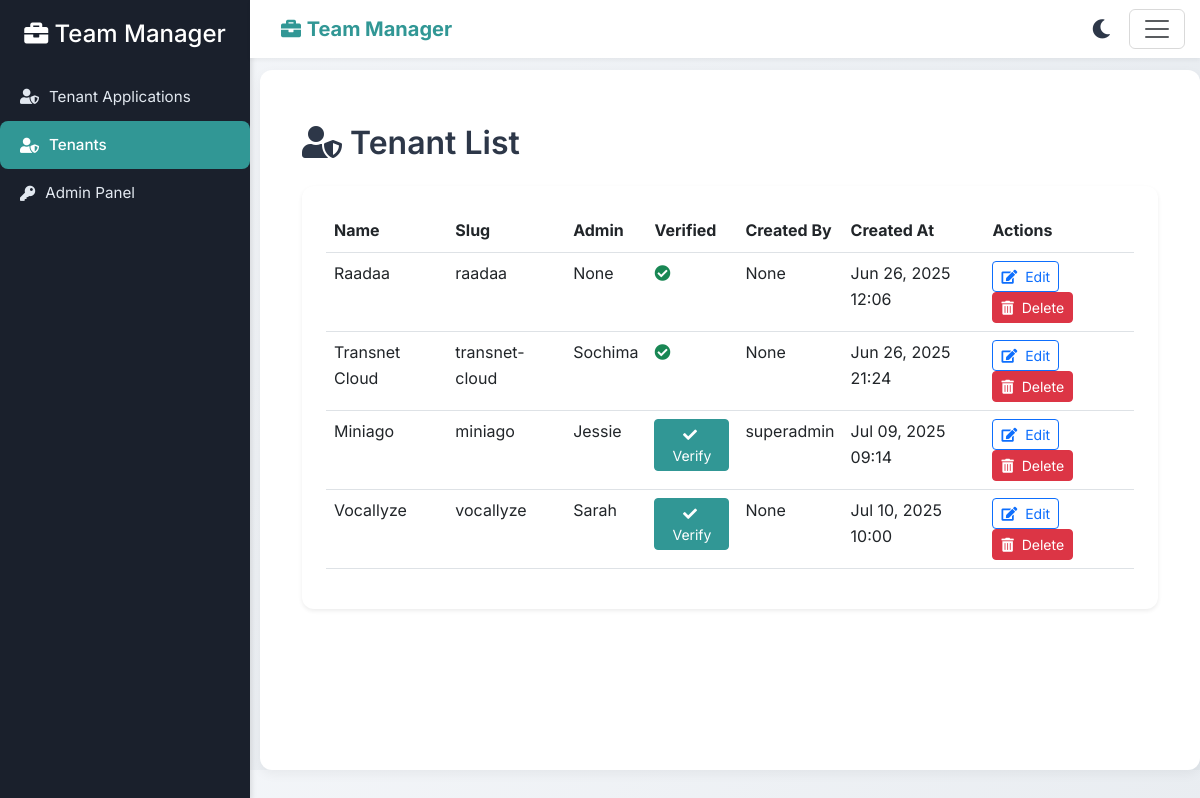
Screenshot of /tenants/list/ (signed in) with the database file from the repository.
### tenants/models.py (models this page shows, shortened)
class Tenant(models.Model):
    name = models.CharField(max_length=100, unique=True)
    slug = models.SlugField(max_length=100, unique=True)
    created_at = models.DateTimeField(auto_now_add=True)
    created_by = models.ForeignKey(
        'documents.CustomUser',
        on_delete=models.SET_NULL,
        null=True,
        blank=True,
        related_name='created_tenants'
    )
    admin = models.ForeignKey(
        'documents.CustomUser',
        on_delete=models.SET_NULL,
        null=True,
        blank=True,
        related_name='admin_tenants'
    )
    is_verified = models.BooleanField(default=False)

### documents/models.py (models this page shows, shortened)
class CustomUser(AbstractUser):
    tenant = models.ForeignKey(Tenant, on_delete=models.CASCADE, blank=True, null=True)
    roles = models.ManyToManyField(Role, blank=True)
    department = models.ForeignKey('Department', on_delete=models.SET_NULL, null=True, blank=True, related_name='members')
    teams = models.ManyToManyField('Team', blank=True, related_name='members')
    phone_number = models.CharField(max_length=15, blank=True, null=True)
    smtp_email = models.EmailField(blank=True, null=True)
    smtp_password = models.CharField(max_length=255, blank=True, null=True)  # Encrypted SMTP password
    def __str__(self):
        return self.username

### tenants/views.py (the view)
# urls.py: path('list/', tenant_list, name='tenant_list'),
@login_required
def tenant_list(request):
    if request.user.is_superuser:
        tenants = Tenant.objects.all()
    else:
        tenants = Tenant.objects.filter(
            Q(created_by=request.user) | Q(admin=request.user) | Q(customuser__id=request.user.id)
        ).distinct()
    logger.debug(f"Listed {tenants.count()} tenants for user: {request.user.username}")
    return render(request, 'tenants/tenant_list.html', {'tenants': tenants})

### documents/context_processors.py (called while the page is built)
def notification_count(request):
    print("Meer>>>>>", request)
    if request.user.is_authenticated:
        if request.user.is_superuser:
            user = CustomUser.objects.get(username=request.user.username)
        else:
            user = CustomUser.objects.get(username=request.user.username, tenant=request.tenant)
        count = UserNotification.objects.filter(user=user, dismissed=False).count()
        return {'unseen_notification_count': count}
    return {'unseen_notification_count': 0}

### tenants/templates/tenants/tenant_list.html (shortened to what this page needs)
{% extends "base.html" %}
{% load static %}
{% block content %}
<div class="container-fluid py-4">
    <h2 class="mb-4" style="font-weight: 600; color: #2d3748;">
        <i class="fas fa-user-shield me-2"></i>Tenant List
    </h2>
    <div class="card shadow-sm border-0" style="border-radius: 12px; background: #ffffff;">
        <div class="card-body p-4">
            {% if tenants %}
            <div class="table-responsive">
                <table class="table table-hover" aria-label="Tenant List Table">
                    <thead>
                        <tr style="background: #f8fafc; color: #2d3748;">
                            <th scope="col">Name</th>
                            <th scope="col">Slug</th>
                            <th scope="col">Admin</th>
                            <th scope="col">Verified</th>
                            <th scope="col">Created By</th>
                            <th scope="col">Created At</th>
                            <th scope="col">Actions</th>
                        </tr>
                    </thead>
                    <tbody>
                        {% for tenant in tenants %}
                        <tr style="transition: background-color 0.2s ease;">
                            <td>{{ tenant.name }}</td>
                            <td>{{ tenant.slug }}</td>
                            <td>{{ tenant.admin }}</td>
                            <td>
                                {% if tenant.is_verified %}
                                    <i class="fas fa-check-circle text-success" aria-hidden="true" title="Active"></i>
                                {% else %}
                                    <form action="{% url 'verify_tenant' tenant.id %}" method="POST" class="d-inline">
                                        <button type="submit" class="btn btn-primary btn-sm" title="Activate User" id="activate-{{ user.id }}">
                                            <i class="fas fa-check me-1"></i> Verify
                                        </button>
                                    </form>
                                {% endif %}
                            </td>
                            <td>{{ tenant.created_by }}</td>
                            <td>{{ tenant.created_at|date:"M d, Y H:i" }}</td>
                            <td>
                                <a href="{% url 'edit_tenant' tenant_id=tenant.id %}" class="btn btn-outline-primary btn-sm me-1" title="Edit Tenant">
                                    <i class="fas fa-edit me-1"></i> Edit
                                </a>
                                <form action="{% url 'delete_tenant' tenant_id=tenant.id %}" method="POST" class="d-inline">
                                    <button type="submit" class="btn btn-danger btn-sm" title="Delete Notification" onclick="return confirm('Are you sure you want to delete this tenant: {{ tenant.name }}?');">
                                        <i class="fas fa-trash-alt me-1"></i> Delete
                                    </button>
                                </form>
                            </td>
                        </tr>
                        {% endfor %}
                    </tbody>
                </table>
            </div>
            {% else %}
            <div class="alert alert-info text-center" role="alert" style="border-radius: 8px; font-size: 0.9rem;">
                No tenants found.
            </div>
            {% endif %}
        </div>
    </div>
</div>
{% endblock %}

### documents/templates/base.html (style rules this page uses)
body { margin: 0; padding: 0; padding-top: 70px; font-family: 'Inter', 'Helvetica', 'Arial', sans-serif; background: linear-gradient(135deg, #f5f7fa 0%, #e2e7ec 100%); color: #2d3748; line-height: 1.6; font-size: 16px; transition: background 0.3s ease, color 0.3s ease; }
.btn-primary { background-color: #319795; border-color: #319795; transition: background-color 0.2s ease; }

### rows the page displays
Tenant: name "Raadaa", slug "raadaa", admin "None", is_verified True (drawn), created_by "None", created_at "Jun 26, 2025 12:06"
Tenant: name "Transnet Cloud", slug "transnet-cloud", admin "Sochima", is_verified True (drawn), created_by "None", created_at "Jun 26, 2025 21:24"
Tenant: name "Miniago", slug "miniago", admin "Jessie", created_by "superadmin", created_at "Jul 09, 2025 09:14"
Tenant: name "Vocallyze", slug "vocallyze", admin "Sarah", created_by "None", created_at "Jul 10, 2025 10:00"

### other values shown
{{ tenant.name|default:"Team Manager" }} "Team Manager"
